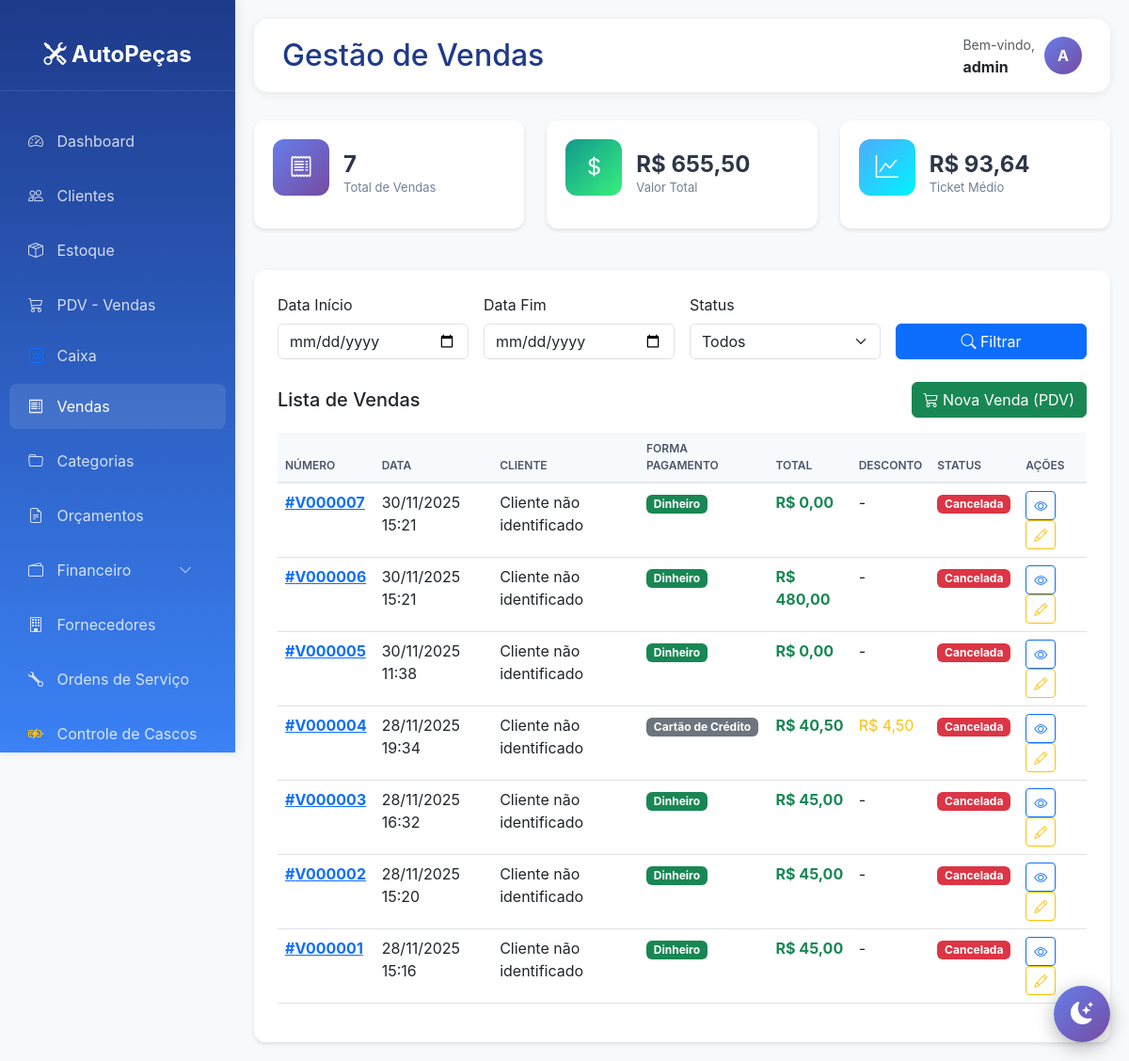
/vendas/ (signed in), run on an earlier commit of the app's database.
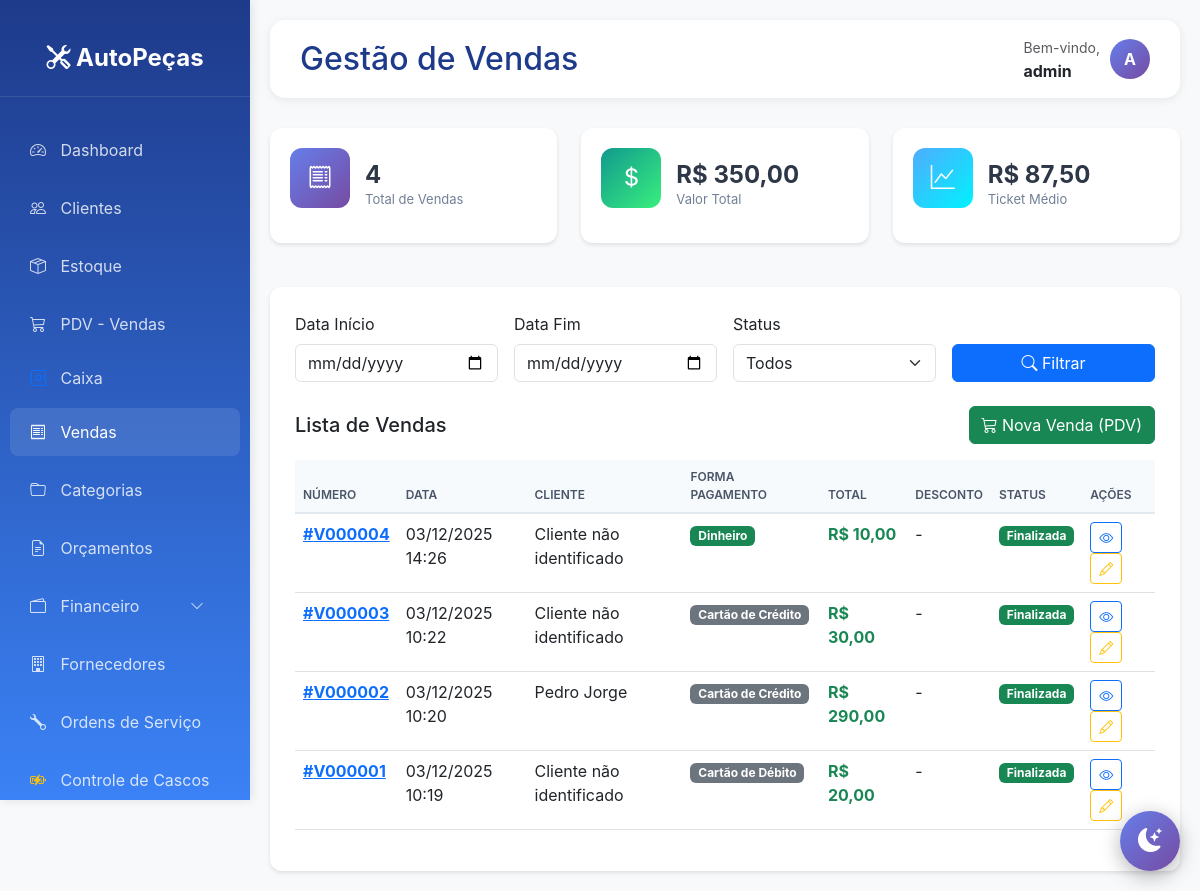
And on a later commit of the database.
### vendas/models.py (models this page shows, shortened)
class Venda(models.Model):
    STATUS_CHOICES = [
        ('A', 'Aberta'),
        ('F', 'Finalizada'),
        ('C', 'Cancelada'),
    ]
    FORMA_PAGAMENTO_CHOICES = [
        ('DI', 'Dinheiro'),
        ('CD', 'Cartão de Débito'),
        ('CC', 'Cartão de Crédito'),
        ('PI', 'PIX'),
        ('BO', 'Boleto'),
        ('CR', 'Crediário'),
    ]
    numero = models.CharField(max_length=20, unique=True)
    cliente = models.ForeignKey(Cliente, on_delete=models.PROTECT)
    veiculo = models.ForeignKey(Veiculo, on_delete=models.PROTECT, null=True, blank=True)
    status = models.CharField(max_length=1, choices=STATUS_CHOICES, default='A')
    forma_pagamento = models.CharField(max_length=2, choices=FORMA_PAGAMENTO_CHOICES)
    subtotal = models.DecimalField(max_digits=10, decimal_places=2, default=0)
    desconto = models.DecimalField(max_digits=10, decimal_places=2, default=0)
    total = models.DecimalField(max_digits=10, decimal_places=2, default=0)
    observacoes = models.TextField(blank=True, null=True)
    vendedor = models.CharField(max_length=100)
    data_venda = models.DateTimeField(auto_now_add=True)
    data_atualizacao = models.DateTimeField(auto_now=True)
    class Meta:
        verbose_name = 'Venda'
        verbose_name_plural = 'Vendas'
        ordering = ['-data_venda']

### clientes/models.py (models this page shows, shortened)
class Cliente(models.Model):
    TIPO_CHOICES = [
        ('F', 'Pessoa Física'),
        ('J', 'Pessoa Jurídica'),
    ]
    tipo = models.CharField(max_length=1, choices=TIPO_CHOICES, default='F')
    nome = models.CharField(max_length=200)
    cpf_cnpj = models.CharField(max_length=18, unique=True)
    rg_ie = models.CharField(max_length=20, blank=True, null=True)
    telefone = models.CharField(max_length=15)
    celular = models.CharField(max_length=15, blank=True, null=True)
    email = models.EmailField(blank=True, null=True)
    cep = models.CharField(max_length=9)
    logradouro = models.CharField(max_length=200)
    numero = models.CharField(max_length=10)
    complemento = models.CharField(max_length=100, blank=True, null=True)
    bairro = models.CharField(max_length=100)
    cidade = models.CharField(max_length=100)
    estado = models.CharField(max_length=2)
    limite_credito = models.DecimalField(max_digits=10, decimal_places=2, default=0)
    observacoes = models.TextField(blank=True, null=True)
    ativo = models.BooleanField(default=True)
    data_cadastro = models.DateTimeField(auto_now_add=True)
    data_atualizacao = models.DateTimeField(auto_now=True)
    class Meta:
        verbose_name = 'Cliente'
        verbose_name_plural = 'Clientes'
        ordering = ['nome']

### core/views.py (the view)
# urls.py: path('vendas/', core_views.lista_vendas, name='lista_vendas'),
@login_required
def lista_vendas(request):
    data_inicio = request.GET.get('data_inicio', '')
    data_fim = request.GET.get('data_fim', '')
    status = request.GET.get('status', '')
    cliente_id = request.GET.get('cliente', '')
    vendas = Venda.objects.all()
    if data_inicio:
        vendas = vendas.filter(data_venda__date__gte=data_inicio)
    if data_fim:
        vendas = vendas.filter(data_venda__date__lte=data_fim)
    if status:
        vendas = vendas.filter(status=status)
    if cliente_id:
        vendas = vendas.filter(cliente_id=cliente_id)
    vendas = vendas.select_related('cliente').order_by('-data_venda')
    paginator = Paginator(vendas, 20)
    page_number = request.GET.get('page')
    page_obj = paginator.get_page(page_number)
    stats = {
        'total_vendas': vendas.count(),
        'valor_total': vendas.aggregate(Sum('total'))['total__sum'] or 0,
        'ticket_medio': vendas.aggregate(Avg('total'))['total__avg'] or 0,
    }
    context = {
        'page_obj': page_obj,
        'stats': stats,
        'data_inicio': data_inicio,
        'data_fim': data_fim,
        'status_selecionado': status,
    }
    return render(request, 'core/vendas_lista.html', context)

### templates/core/vendas_lista.html (shortened to what this page needs)
{% extends 'base.html' %}
{% block page_title %}Gestão de Vendas{% endblock %}
{% block content %}
<div class="row mb-4">
    <div class="col-md-4">
        <div class="stat-card primary">
            <div class="icon"><i class="bi bi-receipt"></i></div>
            <div>
                <h3>{{ stats.total_vendas }}</h3>
                <p>Total de Vendas</p>
            </div>
        </div>
    </div>
    <div class="col-md-4">
        <div class="stat-card success">
            <div class="icon"><i class="bi bi-currency-dollar"></i></div>
            <div>
                <h3>R$ {{ stats.valor_total|floatformat:2 }}</h3>
                <p>Valor Total</p>
            </div>
        </div>
    </div>
    <div class="col-md-4">
        <div class="stat-card info">
            <div class="icon"><i class="bi bi-graph-up"></i></div>
            <div>
                <h3>R$ {{ stats.ticket_medio|floatformat:2 }}</h3>
                <p>Ticket Médio</p>
            </div>
        </div>
    </div>
</div>
<div class="table-card">
    <form method="get" class="mb-4">
        <div class="row g-3">
            <div class="col-md-3">
                <label class="form-label">Data Início</label>
                <input type="date" name="data_inicio" class="form-control" value="{{ data_inicio }}">
            </div>
            <div class="col-md-3">
                <label class="form-label">Data Fim</label>
                <input type="date" name="data_fim" class="form-control" value="{{ data_fim }}">
            </div>
            <div class="col-md-3">
                <label class="form-label">Status</label>
                <select name="status" class="form-select">
                    <option value="">Todos</option>
                </select>
            </div>
            <div class="col-md-3">
                <label class="form-label">&nbsp;</label>
                <button type="submit" class="btn btn-primary w-100">
                    <i class="bi bi-search"></i> Filtrar
                </button>
            </div>
        </div>
    </form>
    <div class="d-flex justify-content-between align-items-center mb-3">
        <h5 class="mb-0">Lista de Vendas</h5>
        <a href="{% url 'pdv' %}" class="btn btn-success">
            <i class="bi bi-cart3"></i> Nova Venda (PDV)
        </a>
    </div>
    <div class="table-responsive">
        <table class="table table-hover">
            <thead>
                <tr>
                    <th>Número</th>
                    <th>Data</th>
                    <th>Cliente</th>
                    <th>Forma Pagamento</th>
                    <th>Total</th>
                    <th>Desconto</th>
                    <th>Status</th>
                    <th>Ações</th>
                </tr>
            </thead>
            <tbody>
                {% for venda in page_obj %}
                <tr>
                    <td>
                        <a href="{% url 'detalhe_venda' venda.id %}">
                            <strong>#{{ venda.numero }}</strong>
                        </a>
                    </td>
                    <td>{{ venda.data_venda|date:"d/m/Y H:i" }}</td>
                    <td>{{ venda.cliente.nome|truncatewords:3 }}</td>
                    <td>
                        {% if venda.forma_pagamento == 'DI' %}
                        <span class="badge bg-success">Dinheiro</span>
                        {% elif venda.forma_pagamento == 'CA' %}
                        <span class="badge bg-primary">Cartão</span>
                        {% elif venda.forma_pagamento == 'PI' %}
                        <span class="badge bg-info">PIX</span>
                        {% else %}
                        <span class="badge bg-secondary">{{ venda.get_forma_pagamento_display }}</span>
                        {% endif %}
                    </td>
                    <td><strong class="text-success">R$ {{ venda.total|floatformat:2 }}</strong></td>
                    <td>
                        {% if venda.desconto > 0 %}
                        <span class="text-warning">R$ {{ venda.desconto|floatformat:2 }}</span>
                        {% else %}
                        -
                        {% endif %}
                    </td>
                    <td>
                        {% if venda.status == 'F' %}
                        <span class="badge bg-success">Finalizada</span>
                        {% elif venda.status == 'A' %}
                        <span class="badge bg-warning">Aberta</span>
                        {% else %}
                        <span class="badge bg-danger">Cancelada</span>
                        {% endif %}
                    </td>
                    <td>
                        <a href="{% url 'detalhe_venda' venda.id %}" class="btn btn-sm btn-outline-primary" title="Ver Detalhes">
                            <i class="bi bi-eye"></i>
                        </a>
                        <a href="{% url 'editar_venda' venda.id %}" class="btn btn-sm btn-outline-warning" title="Editar">
                            <i class="bi bi-pencil"></i>
                        </a>
                    </td>
                </tr>
                {% endfor %}
            </tbody>
        </table>
    </div>
</div>
{% endblock %}

### templates/base.html (shortened to what this page needs)
<!DOCTYPE html>
<html lang="pt-BR">
<head>
    <link href="https://cdn.jsdelivr.net/npm/bootstrap@5.3.0/dist/css/bootstrap.min.css" rel="stylesheet">
    <link rel="stylesheet" href="https://cdn.jsdelivr.net/npm/bootstrap-icons@1.10.0/font/bootstrap-icons.css">
</head>
<body>
    <div class="sidebar">
        <div class="logo">
            <i class="bi bi-tools"></i> AutoPeças
        </div>
        <nav class="nav flex-column mt-4">
            <a class="nav-link {% if request.path == '/' %}active{% endif %}" href="{% url 'dashboard' %}">
                <i class="bi bi-speedometer2"></i> Dashboard
            </a>
            <a class="nav-link {% if 'clientes' in request.path %}active{% endif %}" href="{% url 'lista_clientes' %}">
                <i class="bi bi-people"></i> Clientes
            </a>
            <a class="nav-link {% if 'estoque' in request.path %}active{% endif %}" href="{% url 'lista_estoque' %}">
                <i class="bi bi-box-seam"></i> Estoque
            </a>
            <a class="nav-link {% if 'pdv' in request.path %}active{% endif %}" href="{% url 'pdv' %}">
                <i class="bi bi-cart3"></i> PDV - Vendas
            </a>
            <a class="nav-link py-2" href="{% url 'financeiro:dashboard_caixa' %}">
                <i class="bi bi-safe text-primary"></i> Caixa
            </a>
            <a class="nav-link {% if 'vendas' in request.path %}active{% endif %}" href="{% url 'lista_vendas' %}">
                <i class="bi bi-receipt"></i> Vendas
            </a>
            <a class="nav-link" href="{% url 'lista_categorias' %}">
                <i class="bi bi-folder"></i> Categorias
            </a>
            <a class="nav-link" href="{% url 'lista_orcamentos' %}">
                <i class="bi bi-file-earmark-text"></i> Orçamentos
            </a>
            <a class="nav-link d-flex justify-content-between align-items-center {% if 'financeiro' in request.path %}active{% endif %}"
            data-bs-toggle="collapse" href="#menuFinanceiro" role="button"
            aria-expanded="{% if 'financeiro' in request.path %}true{% else %}false{% endif %}">
                <span><i class="bi bi-wallet2"></i> Financeiro</span>
                <i class="bi bi-chevron-down small"></i>
            </a>
            <a class="nav-link {% if 'fornecedores' in request.path %}active{% endif %}" href="{% url 'lista_fornecedores' %}">
                <i class="bi bi-building"></i> Fornecedores
            </a>
            <a class="nav-link {% if 'ordens-servico' in request.path %}active{% endif %}" href="{% url 'lista_ordens_servico' %}">
                <i class="bi bi-wrench"></i> Ordens de Serviço
            </a>
            <a class="nav-link {% if 'cascos' in request.path %}active{% endif %}" href="{% url 'controle_cascos' %}">
                <i class="bi bi-battery-charging text-warning"></i> Controle de Cascos
            </a>
        </nav>
    </div>
    <div class="main-content">
        <div class="topbar">
            <h2>{% block page_title %}Sistema de Gestão{% endblock %}</h2>
            <div class="user-info">
                <div>
                    <small class="text-muted">Bem-vindo,</small><br>
                    <strong>{{ user.username }}</strong>
                </div>
                <div class="user-avatar">
                    {{ user.username|slice:":1"|upper }}
                </div>
            </div>
        </div>
        {% block content %}{% endblock %}
    </div>
    <button class="theme-toggle" id="theme-toggle" title="Alternar tema">
        <i class="bi bi-moon-stars-fill" id="theme-icon"></i>
    </button>
</body>
</html>

What changed in the data, as far as the page shows it:
removed Venda: numero "V000007", data_venda "30/11/2025 15:21", cliente.nome "Cliente não identificado", forma_pagamento "Dinheiro", total "0,00", status "Cancelada"
removed Venda: numero "V000006", data_venda "30/11/2025 15:21", cliente.nome "Cliente não identificado", forma_pagamento "Dinheiro", total "480,00", status "Cancelada"
removed Venda: numero "V000005", data_venda "30/11/2025 11:38", cliente.nome "Cliente não identificado", forma_pagamento "Dinheiro", total "0,00", status "Cancelada"
removed Venda: numero "V000004", data_venda "28/11/2025 19:34", cliente.nome "Cliente não identificado", forma_pagamento "Cartão de Crédito", total "40,50", desconto "4,50", status "Cancelada"
changed Venda (number 1 of 4 on the later page): numero "V000003" → "V000004"; data_venda "28/11/2025 16:32" → "03/12/2025 14:26"; total "45,00" → "10,00"; status "Cancelada" → "Finalizada"
changed Venda (number 2 of 4 on the later page): numero "V000002" → "V000003"; data_venda "28/11/2025 15:20" → "03/12/2025 10:22"; forma_pagamento (not shown) → "Cartão de Crédito"; total "45,00" → "30,00"; status "Cancelada" → "Finalizada"; no longer shows "Dinheiro"
changed Venda: numero "V000001" → "V000002"; data_venda "28/11/2025 15:16" → "03/12/2025 10:20"; cliente.nome "Cliente não identificado" → "Pedro Jorge"; forma_pagamento (not shown) → "Cartão de Crédito"; total "45,00" → "290,00"; status "Cancelada" → "Finalizada"; no longer shows "Dinheiro"
added Venda: numero "V000001", data_venda "03/12/2025 10:19", cliente.nome "Cliente não identificado", forma_pagamento "Cartão de Débito", total "20,00", status "Finalizada"
Also different on the page:
{{ stats.total_vendas }}: "7" → "4"
{{ stats.valor_total|floatformat:2 }}: "655,50" → "350,00"
{{ stats.ticket_medio|floatformat:2 }}: "93,64" → "87,50"
